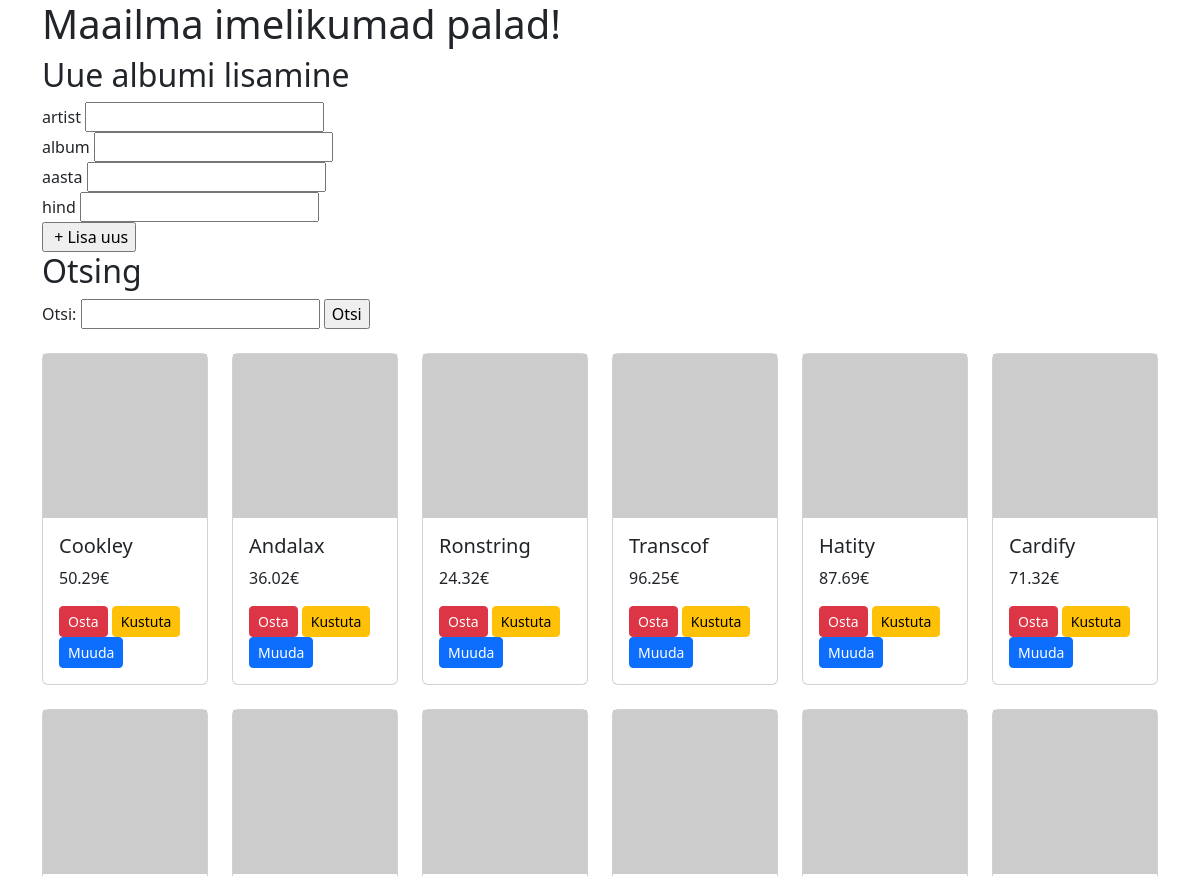
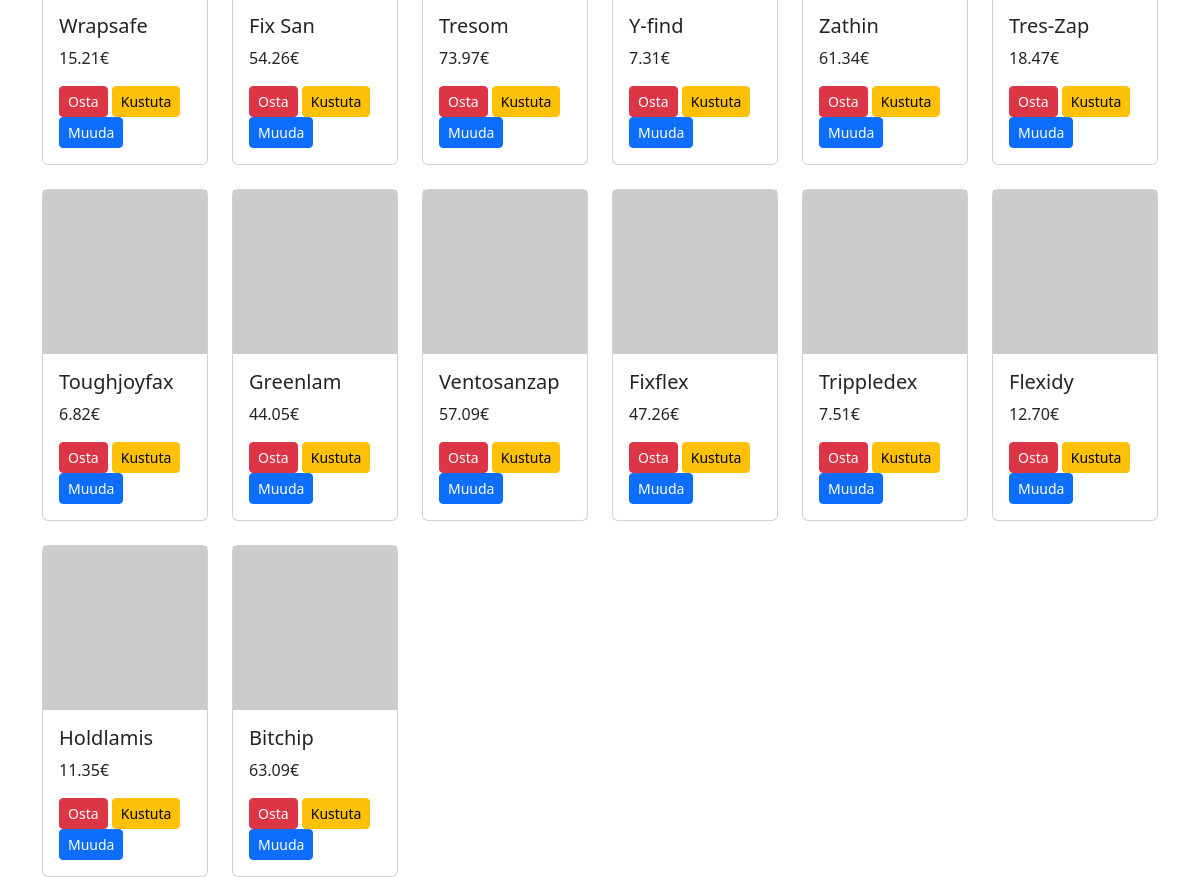
The page / on the database its author committed (2 pictures, top to bottom).
### tables this page shows
CREATE TABLE `albumid` (
  `id` int(10) NOT NULL,
  `artist` varchar(255) NOT NULL,
  `album` varchar(255) NOT NULL,
  `aasta` year(4) NOT NULL,
  `hind` decimal(6,2) NOT NULL
);

### index.php (the view, shortened to what this page needs)
<?php include("config.php"); ?>
<!doctype html>
<html lang="et">
  <head>
    <link href="https://cdn.jsdelivr.net/npm/bootstrap@5.3.3/dist/css/bootstrap.min.css" rel="stylesheet">
  </head>
  <body>
    <div class="container">
    <h1>Maailma imelikumad palad!</h1>
<h2>Uue albumi lisamine</h2>
<form action="#" method="get">
    artist <input type="text" name="artist"><br>
    album <input type="text" name="album"><br>
    aasta <input type="number" name="aasta" min="1900"><br>
    hind <input type="number" name="hind" step="0.01"><br>
    <input type="submit" value=" + Lisa uus" name="lisa">
</form>
<h2>Otsing</h2>
    <form action="" method="get">
        Otsi: <input type="text" name="s">
        <input type="submit" value="Otsi">
    </form>
<div class="row row-cols-1 row-cols-md-6 g-4 pt-4">
      <?php
    if (!empty($_GET["s"])) {
        $s = $_GET["s"];
        $paring = 'SELECT id, album, hind FROM albumid WHERE album LIKE "%'.$s.'%" ';
    } else {
        $paring = " SELECT id, album, hind FROM albumid ORDER BY artist ASC LIMIT 20";
    }
        $valjund = mysqli_query($yhendus, $paring);
        while($rida = mysqli_fetch_assoc($valjund)){
            echo '
            <div class="col">
                <div class="card">
                <img src="https://picsum.photos/400/400" alt="pildike">
                <div class="card-body">
                    <h5 class="card-title">'.$rida['album'].'</h5>
                    <p class="card-text">'.$rida['hind'].'€</p>
                    <a href="#" class="btn btn-danger btn-sm">Osta</a>
                    <a href="index.php?del=kustuta&id='.$rida['id'].'" class="btn btn-warning btn-sm">Kustuta</a>
                    <a href="edit.php?id='.$rida['id'].'" class="btn btn-primary btn-sm">Muuda</a>
                </div>
                </div>
            </div>
            ';
        }
    ?>
</div>
   </div>
   <link rel="stylesheet" href="https://cdnjs.cloudflare.com/ajax/libs/font-awesome/6.5.2/css/all.min.css" />
  </body>
</html>

### rows shown on the page
albumid: album "Cookley", hind "50.29"
albumid: album "Andalax", hind "36.02"
albumid: album "Ronstring", hind "24.32"
albumid: album "Transcof", hind "96.25"
albumid: album "Hatity", hind "87.69"
albumid: album "Cardify", hind "71.32"
albumid: album "Wrapsafe", hind "15.21"
albumid: album "Fix San", hind "54.26"
albumid: album "Tresom", hind "73.97"
albumid: album "Y-find", hind "7.31"
albumid: album "Zathin", hind "61.34"
albumid: album "Tres-Zap", hind "18.47"
albumid: album "Toughjoyfax", hind "6.82"
albumid: album "Greenlam", hind "44.05"
albumid: album "Ventosanzap", hind "57.09"
albumid: album "Fixflex", hind "47.26"
albumid: album "Trippledex", hind "7.51"
albumid: album "Flexidy", hind "12.70"
albumid: album "Holdlamis", hind "11.35"
albumid: album "Bitchip", hind "63.09"
